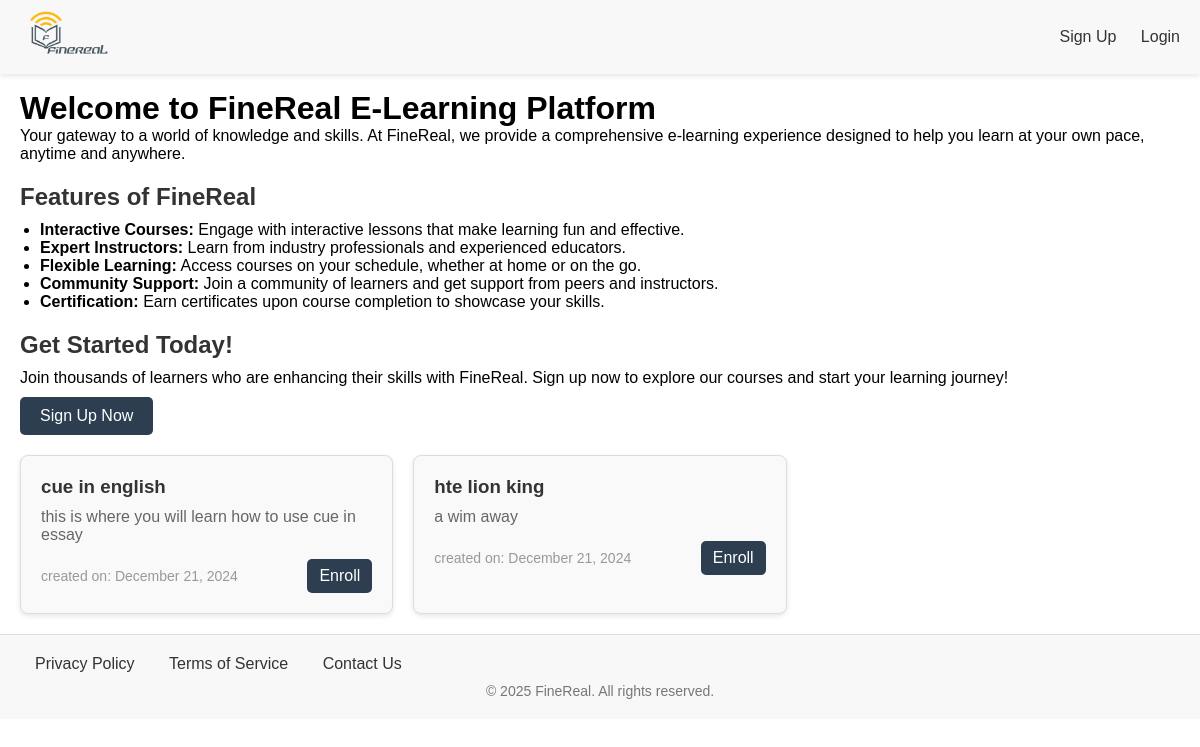
The page /index on the database as committed earlier.
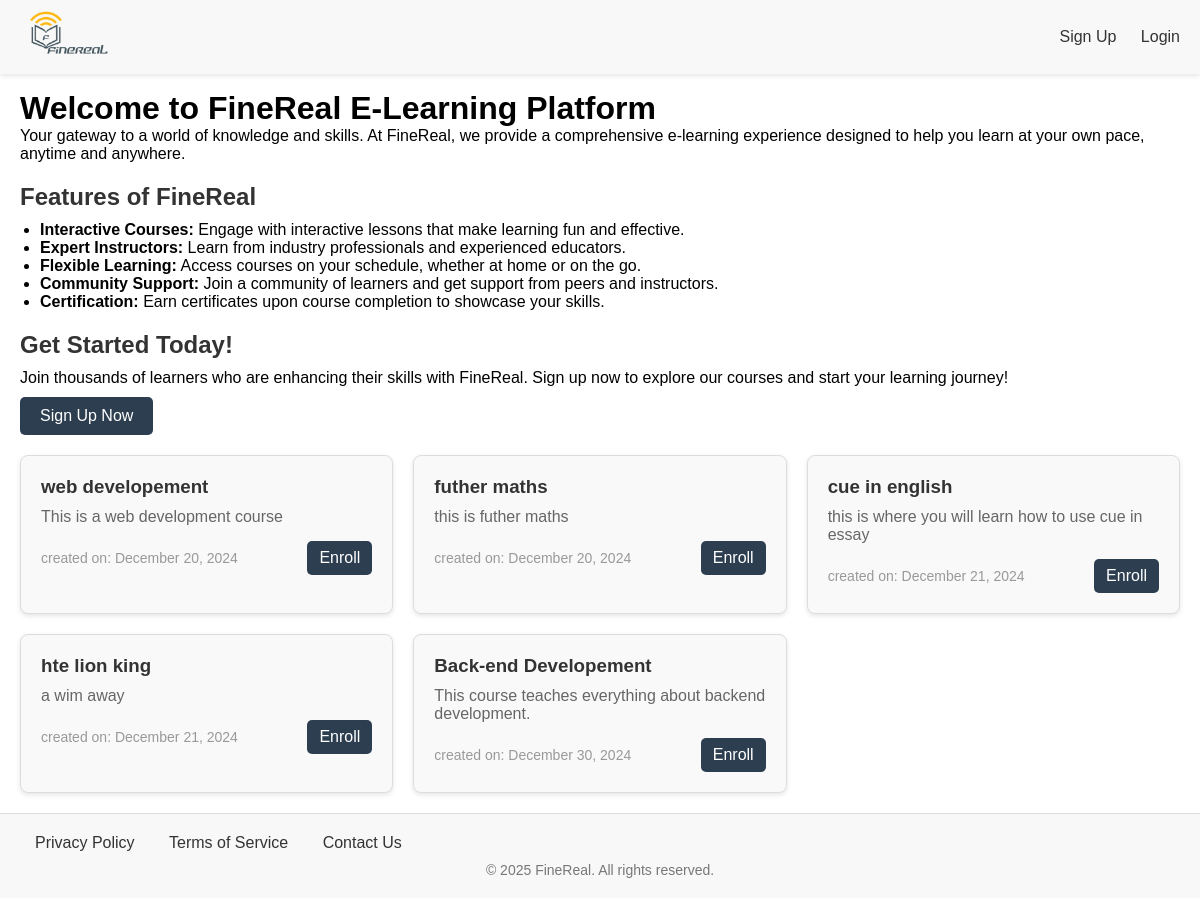
The same page on the database as committed later.
### app/models/course.py (models this page shows)
class Courses(BaseModel, db.Model):
    __tablename__ = 'courses'
    title = db.Column(db.String(255), nullable=False)
    description = db.Column(db.Text, nullable=False)
    category = db.Column(db.String(60))
    difficulty = db.Column(db.String(60), default="Beginner")
    prerequisite = db.Column(db.Text)
    status = db.Column(db.String(60))
    teacher_id = db.Column(db.Integer, db.ForeignKey('users.id'), nullable=False)
    modules = db.relationship('Modules', backref='courses', lazy=True, overlaps="modules_list")
    enrolled_students = db.relationship('Enrollments', backref='courses', lazy=True)

### app/routes/route.py (the view)
@app.route('/')
@app.route('/index')
def index():
    if current_user.is_authenticated:
        return redirect(url_for('dashboard'))
    else:
        courses= index_course()
        return render_template('index.html', courses= courses)

### app/utils/course.py (called while the page is built)
def index_course():
    courses = Courses.query.filter_by(status="Published").all()
    return courses

### app/templates/index.html (shortened to what this page needs)
<!DOCTYPE html>
<html lang="en">
<head>
    <link rel="stylesheet" href="{{ url_for('static', filename='styles/index.css') }}">
</head>
<body>
    <header>
        <div class="logo">
            <a href="{{ url_for('index') }}" aria-label="Home">
                <img src="{{ url_for('static', filename='images/Finerealpng.png') }}" alt="Chronos Logo">
            </a>
        </div>
        <div class="right-links">
            <a href="{{url_for('signup')}}">Sign Up</a>
            <a href="{{url_for('login')}}">Login</a>
        </div>
    </header>
    <main>
        <h1>Welcome to FineReal E-Learning Platform</h1>
        <p>Your gateway to a world of knowledge and skills. At FineReal, we provide a comprehensive e-learning experience designed to help you learn at your own pace, anytime and anywhere.</p>
        <section class="features">
            <h2>Features of FineReal</h2>
            <ul>
                <li><strong>Interactive Courses:</strong> Engage with interactive lessons that make learning fun and effective.</li>
                <li><strong>Expert Instructors:</strong> Learn from industry professionals and experienced educators.</li>
                <li><strong>Flexible Learning:</strong> Access courses on your schedule, whether at home or on the go.</li>
                <li><strong>Community Support:</strong> Join a community of learners and get support from peers and instructors.</li>
                <li><strong>Certification:</strong> Earn certificates upon course completion to showcase your skills.</li>
            </ul>
        </section>
        <section class="call-to-action">
            <h2>Get Started Today!</h2>
            <p>Join thousands of learners who are enhancing their skills with FineReal. Sign up now to explore our courses and start your learning journey!</p>
            <a href="{{url_for('signup')}}" class="cta-button">Sign Up Now</a>
        </section>
        <section class="courses">
            {% for course in courses %}
                <div class="course-card">
                    <h3>{{ course.title }}</h3>
                    <p>{{ course.description }}</p>
                    <div class="course-card-footer">
                        <span>created on: {{ course.created_at.strftime('%B %d, %Y') }}</span>
                        <a href="{{url_for('enroll', course_id=course.id)}}"> Enroll </a>
                    </div>
                </div>
            {% else %}
                <p>No courses available. Click "Create Course" to get started!</p>
            {% endfor %}
        </section>
    </main>
    <footer>
        <div class="footer-content">
            <div class="footer-links">
                <a href="#">Privacy Policy</a>
                <a href="#">Terms of Service</a>
                <a href="#">Contact Us</a>
            </div>
        </div>
        <div class="footer-bottom">
            <p>&copy; 2025 FineReal. All rights reserved.</p>
        </div>
    </footer>
</body>
</html>

Rows that differ between the two databases and show on the page:
now on this page (row edited): Courses: title "web developement", description "This is a web development course", created_at "December 20, 2024"
now on this page (row edited): Courses: title "futher maths", description "this is futher maths", created_at "December 20, 2024"
added Courses: title "Back-end Developement", description "This course teaches everything about backend development.", created_at "December 30, 2024"
